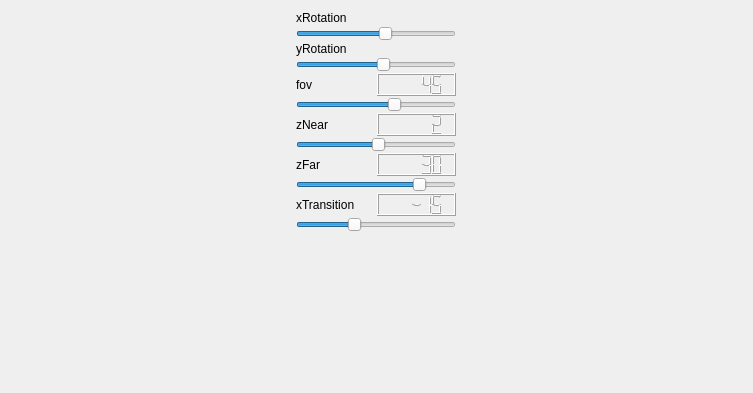
<?xml version="1.0" encoding="UTF-8"?>
<ui version="4.0">
 <class>MainWindow</class>
 <widget class="QWidget" name="MainWindow">
  <property name="geometry">
   <rect>
    <x>0</x>
    <y>0</y>
    <width>753</width>
    <height>393</height>
   </rect>
  </property>
  <property name="windowTitle">
   <string>Form</string>
  </property>
  <layout class="QHBoxLayout" name="horizontalLayout">
   <item>
    <layout class="QVBoxLayout" name="verticalLayout"/>
   </item>
   <item>
    <layout class="QVBoxLayout" name="verticalLayout_3">
     <property name="spacing">
      <number>1</number>
     </property>
     <property name="sizeConstraint">
      <enum>QLayout::SetMaximumSize</enum>
     </property>
     <item>
      <widget class="QLabel" name="xLabel">
       <property name="text">
        <string>xRotation</string>
       </property>
      </widget>
     </item>
     <item>
      <widget class="QSlider" name="xRotation">
       <property name="maximumSize">
        <size>
         <width>160</width>
         <height>16777215</height>
        </size>
       </property>
       <property name="minimum">
        <number>-80</number>
       </property>
       <property name="maximum">
        <number>80</number>
       </property>
       <property name="value">
        <number>10</number>
       </property>
       <property name="orientation">
        <enum>Qt::Horizontal</enum>
       </property>
      </widget>
     </item>
     <item>
      <widget class="QLabel" name="xLabel_2">
       <property name="text">
        <string>yRotation</string>
       </property>
      </widget>
     </item>
     <item>
      <widget class="QSlider" name="yRotation">
       <property name="maximumSize">
        <size>
         <width>160</width>
         <height>16777215</height>
        </size>
       </property>
       <property name="minimum">
        <number>-300</number>
       </property>
       <property name="maximum">
        <number>300</number>
       </property>
       <property name="value">
        <number>30</number>
       </property>
       <property name="orientation">
        <enum>Qt::Horizontal</enum>
       </property>
      </widget>
     </item>
     <item>
      <layout class="QHBoxLayout" name="horizontalLayout_3">
       <item>
        <widget class="QLabel" name="xLabel_3">
         <property name="text">
          <string>fov</string>
         </property>
        </widget>
       </item>
       <item>
        <widget class="QLCDNumber" name="lcdFov">
         <property name="intValue" stdset="0">
          <number>45</number>
         </property>
        </widget>
       </item>
      </layout>
     </item>
     <item>
      <widget class="QSlider" name="fovCamera">
       <property name="maximumSize">
        <size>
         <width>160</width>
         <height>16777215</height>
        </size>
       </property>
       <property name="minimum">
        <number>-180</number>
       </property>
       <property name="maximum">
        <number>180</number>
       </property>
       <property name="singleStep">
        <number>0</number>
       </property>
       <property name="value">
        <number>45</number>
       </property>
       <property name="orientation">
        <enum>Qt::Horizontal</enum>
       </property>
      </widget>
     </item>
     <item>
      <layout class="QHBoxLayout" name="horizontalLayout_4">
       <item>
        <widget class="QLabel" name="label">
         <property name="text">
          <string>zNear</string>
         </property>
        </widget>
       </item>
       <item>
        <widget class="QLCDNumber" name="lcdZNear">
         <property name="value" stdset="0">
          <double>2.000000000000000</double>
         </property>
        </widget>
       </item>
      </layout>
     </item>
     <item>
      <widget class="QSlider" name="zNearCamera">
       <property name="maximumSize">
        <size>
         <width>160</width>
         <height>16777215</height>
        </size>
       </property>
       <property name="minimum">
        <number>-50</number>
       </property>
       <property name="maximum">
        <number>50</number>
       </property>
       <property name="value">
        <number>2</number>
       </property>
       <property name="orientation">
        <enum>Qt::Horizontal</enum>
       </property>
      </widget>
     </item>
     <item>
      <layout class="QHBoxLayout" name="horizontalLayout_5">
       <item>
        <widget class="QLabel" name="label_2">
         <property name="text">
          <string>zFar</string>
         </property>
        </widget>
       </item>
       <item>
        <widget class="QLCDNumber" name="lcdZFar">
         <property name="value" stdset="0">
          <double>30.000000000000000</double>
         </property>
        </widget>
       </item>
      </layout>
     </item>
     <item>
      <widget class="QSlider" name="zFarCamera">
       <property name="maximumSize">
        <size>
         <width>160</width>
         <height>16777215</height>
        </size>
       </property>
       <property name="minimum">
        <number>-50</number>
       </property>
       <property name="maximum">
        <number>50</number>
       </property>
       <property name="value">
        <number>30</number>
       </property>
       <property name="orientation">
        <enum>Qt::Horizontal</enum>
       </property>
      </widget>
     </item>
     <item>
      <layout class="QHBoxLayout" name="horizontalLayout_6">
       <item>
        <widget class="QLabel" name="label_3">
         <property name="text">
          <string>xTransition</string>
         </property>
        </widget>
       </item>
       <item>
        <widget class="QLCDNumber" name="lcdZTrans">
         <property name="value" stdset="0">
          <double>-15.000000000000000</double>
         </property>
         <property name="intValue" stdset="0">
          <number>-15</number>
         </property>
        </widget>
       </item>
      </layout>
     </item>
     <item>
      <widget class="QSlider" name="zTransition">
       <property name="maximumSize">
        <size>
         <width>160</width>
         <height>16777215</height>
        </size>
       </property>
       <property name="minimum">
        <number>-50</number>
       </property>
       <property name="maximum">
        <number>50</number>
       </property>
       <property name="value">
        <number>-15</number>
       </property>
       <property name="orientation">
        <enum>Qt::Horizontal</enum>
       </property>
      </widget>
     </item>
     <item>
      <spacer name="verticalSpacer">
       <property name="orientation">
        <enum>Qt::Vertical</enum>
       </property>
       <property name="sizeHint" stdset="0">
        <size>
         <width>20</width>
         <height>40</height>
        </size>
       </property>
      </spacer>
     </item>
    </layout>
   </item>
  </layout>
 </widget>
 <resources/>
 <connections/>
</ui>
